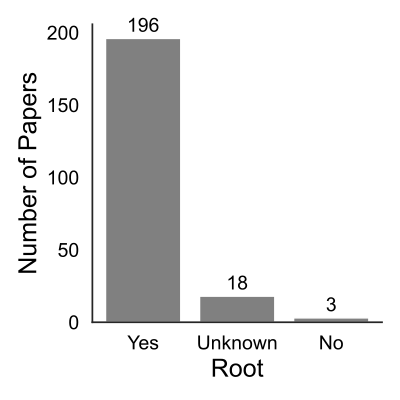

Write the Python code that produced this figure.
################################################################################

# Root Usage

################################################################################

import os
import pandas as pd
import matplotlib.pyplot as plt
import seaborn as sns

# Assuming you upload "review_papers.csv", load it0
df = pd.read_csv("review_papers.csv")

# Check the first few rows
print(df.head())

# Set seaborn style
sns.set_theme(style="white")

# Count the occurrences of each value in the 'Rooted trees' column
counts = df['Rooted trees'].value_counts().reindex(["Yes", "No", "Unknown"], fill_value=0)

# Sort in descending order
counts = counts.sort_values(ascending=False)

# Create a grayscale bar plot with white background
fig, ax = plt.subplots(figsize=(4, 4), facecolor='white')  # Set figure background
ax.set_facecolor('white')  # Set axes background

bars = ax.bar(counts.index, counts.values, color='gray')

# Add total count labels on top of each bar
for bar in bars:
    height = bar.get_height()
    ax.text(
        bar.get_x() + bar.get_width() / 2,
        height + 0.01 * max(counts.values),
        f'{int(height)}',
        ha='center',
        va='bottom',
        fontsize=14,
        color='black'
     )

# Customize the plot
ax.set_xlabel('Root', fontsize=18, color='black')
ax.set_ylabel('Number of Papers', fontsize=18, color='black')
ax.tick_params(axis='x', labelrotation=0, labelsize=14, colors='black')
ax.tick_params(axis='y', labelsize=14, colors='black')


# Remove grid lines
plt.grid(False)

# Show only X and Y axes 
ax = plt.gca()
ax.set_facecolor('white')  # Set background to white
ax.spines['top'].set_visible(False)
ax.spines['right'].set_visible(False)
ax.spines['left'].set_visible(True)
ax.spines['bottom'].set_visible(True)

# Export the plot as PDF
plt.tight_layout()
plt.savefig("figure_b.pdf", format="pdf")

# Display plot
plt.show()
